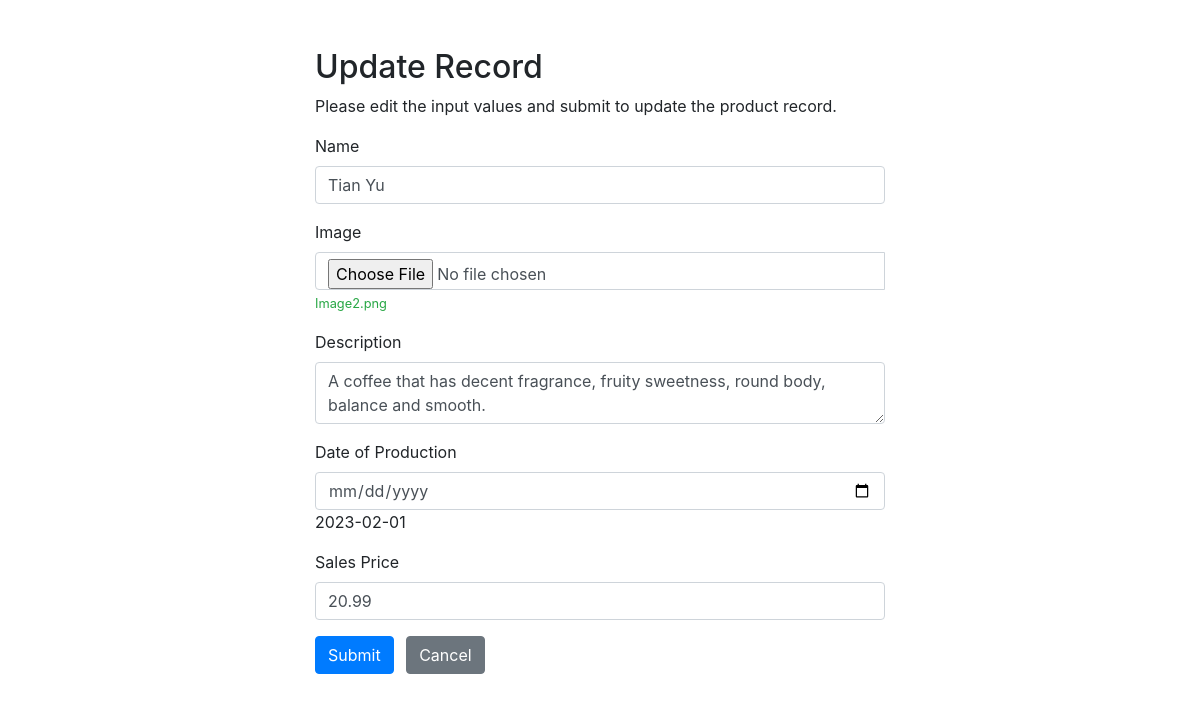
The app's page /update.php?id=2 with its own data.
### tables this page shows
CREATE TABLE IF NOT EXISTS `products` (
  `id` int(11) NOT NULL AUTO_INCREMENT,
  `name` varchar(100) NOT NULL,
  `img_path` text NOT NULL,
  `description` VARCHAR(200) NOT NULL,
  `date` DATE NOT NULL,
  `price` float NOT NULL DEFAULT 0,
  PRIMARY KEY (`id`)
);

### dao/abstractDAO.php (called while the page is built, shortened)
<?php
class abstractDAO {
    protected static $DB_HOST = "localhost";
    protected static $DB_PORT = 3307;
    protected static $DB_USERNAME = "appuser";
    protected static $DB_PASSWORD = "password";
    protected static $DB_DATABASE = "coffeeshop";
    function __construct() {
        try{
            $this->mysqli = new mysqli(self::$DB_HOST, self::$DB_USERNAME,
                self::$DB_PASSWORD, self::$DB_DATABASE, self::$DB_PORT);
        }catch(mysqli_sql_exception $e){
            throw $e;
        }
    }
}
?>

### dao/productsDAO.php (called while the page is built, shortened)
<?php
require_once('abstractDAO.php');
require_once('./model/product.php');
class productsDAO extends abstractDAO {
    public function getProduct($productId){
        $query = 'SELECT * FROM products WHERE id = ?';
        $stmt = $this->mysqli->prepare($query);
        $stmt->bind_param('i', $productId);
        $stmt->execute();
        $result = $stmt->get_result();
        if($result->num_rows == 1){
            $temp = $result->fetch_assoc();
            $product = new product($temp['id'],$temp['name'], $temp['img_path'], $temp['description'], $temp['date'], $temp['price']);
            return $product;
        }
        return false;
    }
}
?>

### model/product.php (called while the page is built, shortened)
<?php
    class Product{
        private $name;
        private $img_path;
        private $description;
        private $date;
        private $price;
        public function getName(){
			return $this->name;
		}
		public function setName($name){
			$this->name = $name;
		}
		public function getImgPath(){
			return $this->img_path;
		}
		public function setImgPath($img_path){
			$this->img_path = $img_path;
		}
		public function getDescription(){
			return $this->description;
		}
		public function setDescription($description){
			$this->description = $description;
		}
        public function getDate(){
			return $this->date;
		}
		public function setDate($date){
			$this->date = $date;
		}
        public function getPrice(){
			return $this->price;
		}
		public function setPrice($price){
			$this->price = $price;
		}
    }
    ?>

### update.php (the view, shortened to what this page needs)
<?php
require_once('./dao/productsDAO.php');
$name = $img_path = $description = $date = $price = "";
$name_err = $img_path_err = $description_err = $date_err = $price_err = "";
$productsDAO = new productsDAO();
if(isset($_POST["id"]) && !empty($_POST["id"])){
    $id = $_POST["id"];
    $input_name = trim($_POST["name"]);
    if(empty($input_name)){
        $name_err = "Please enter a name.";
    } elseif(!filter_var($input_name, FILTER_VALIDATE_REGEXP, array("options"=>array("regexp"=>"/^[a-zA-Z\s]+$/")))){
        $name_err = "Please enter a valid name.";
    } else{
        $name = $input_name;
    }
    $input_img = $_FILES["img"]["name"];
if (!empty($_FILES["img"]["name"])) {
    $target_dir = "imgs/";
    $target_file = $target_dir . basename($_FILES["img"]["name"]);
    $uploadOk = true;
    $imageFileType = strtolower(pathinfo($target_file, PATHINFO_EXTENSION));
    $check = getimagesize($_FILES["img"]["tmp_name"]);
    if ($check !== false) {
        if (file_exists($target_file)) {
            $img_path_err = "Sorry, file already exists.";
            $uploadOk = false;
        }
        if ($_FILES["img"]["size"] > 5000000) {
            $img_path_err = "Sorry, your file is too large. Max size is 5MB.";
            $uploadOk = false;
        }
        if ($imageFileType != "jpg" && $imageFileType != "png" && $imageFileType != "jpeg" && $imageFileType != "gif") {
            $img_path_err = "Sorry, only JPG, JPEG, PNG & GIF files are allowed.";
            $uploadOk = false;
        }
        if ($uploadOk) {
            if (move_uploaded_file($_FILES["img"]["tmp_name"], $target_file)) {
                $img_path = $input_img;
            } else {
                $img_path_err = "Sorry, there was an error uploading your file.";
            }
        }
    } else {
        $img_path_err = "File is not an image.";
    }
}
else {
    if(empty($input_img)) {
        $img_path_err = "Please upload an image file.";
    } else {
        $img_path = $input_img;
    }
}
    $input_description = trim($_POST["description"]);
    if(empty($input_description)){
        $description_err = "Please enter a description.";
    } else{
        $description = $input_description;
    }
$input_date = trim($_POST["date"]);
if(empty($input_date)){
    $date_err = "Please enter a date.";
} else{
    $date = $input_date;
}
 $input_price = trim($_POST["price"]);
 if(empty($input_price)){
     $price_err = "Please enter the price amount.";
 } elseif(!filter_var($input_price, FILTER_VALIDATE_FLOAT) && $input_price < 0){
     $price_err = "Please enter a positive price value.";
 } else{
     $price = $input_price;
 }
    if(empty($name_err) && empty($img_path_err) && empty($description_err) && empty($date_err) && empty($price_err)){
        $product = new Product($id, $name, $img_path, $description, $date, $price);
        $result = $productsDAO->updateProduct($product);
		header("refresh:2; url=dashboard.php");
		echo '<br><h6 style="text-align:center">' . $result . '</h6>';
        $productsDAO->getMysqli()->close();
    }
} else{
    if(isset($_GET["id"]) && !empty(trim($_GET["id"]))){
        $id =  trim($_GET["id"]);
        $product = $productsDAO->getProduct($id);
        if($product){
                $name = $product->getName();
			    $img_path = $product->getImgPath();
			    $description = $product->getDescription();
                $date = $product->getDate();
                $price = $product->getPrice();
        } else{
            header("location: error.php");
            exit();
        }
    } else{
        header("location: error.php");
        exit();
    }
}
?>
 <!DOCTYPE html>
<html lang="en">
<head>
    <link rel="stylesheet" href="https://stackpath.bootstrapcdn.com/bootstrap/4.5.2/css/bootstrap.min.css">
</head>
<body>
    <div class="wrapper">
        <div class="container-fluid">
            <div class="row">
                <div class="col-md-12">
                    <h2 class="mt-5">Update Record</h2>
                    <p>Please edit the input values and submit to update the product record.</p>
                    <form action="<?php echo htmlspecialchars(basename($_SERVER['REQUEST_URI'])); ?>" method="post" enctype="multipart/form-data">
                    <div class="form-group">
                            <label>Name</label>
                            <input type="text" name="name" class="form-control <?php echo (!empty($name_err)) ? 'is-invalid' : ''; ?>" value="<?php echo $name; ?>">
                        </div>
                        <div class="form-group">
                        <label>Image</label>
                        <div class="input-group">
                            <input type="file" accept="image/*" name="img" class="form-control <?php echo (!empty($img_path_err)) ? 'is-invalid' : ''; ?>" value="<?php echo $img_path; ?>" alt="<?php echo $img_path; ?>">
                            <span class="valid-feedback"><?php echo $img_path;?></span>
                        </div>
                         </div>
                        <div class="form-group">
                            <label>Description</label>
                            <textarea name="description" class="form-control <?php echo (!empty($description_err)) ? 'is-invalid' : ''; ?>"><?php echo $description; ?></textarea>
                        </div>
                        <div class="form-group">
                            <label>Date of Production</label>
                            <input type="date" name="date" class="form-control <?php echo (!empty($date_err)) ? 'is-invalid' : ''; ?>"><?php echo $date; ?>
                        </div>
                        <div class="form-group">
                            <label>Sales Price</label>
                            <input type="text" name="price" class="form-control <?php echo (!empty($price_err)) ? 'is-invalid' : ''; ?>" value="<?php echo $price; ?>">
                        </div>
                        <input type="submit" class="btn btn-primary" value="Submit">
                        <a href="dashboard.php" class="btn btn-secondary ml-2">Cancel</a>
                    </form>
                </div>
            </div>
        </div>
    </div>
</body>
</html>

### update.php (style rules this page uses)
.wrapper { width: 600px; margin: 0 auto; }
.valid-feedback { display: inline; }

### records on screen
products: name "Tian Yu", img_path "Image2.png", description "A coffee that has decent fragrance, fruity sweetness, round body, balance and smooth.", date "2023-02-01", price "20.99"
